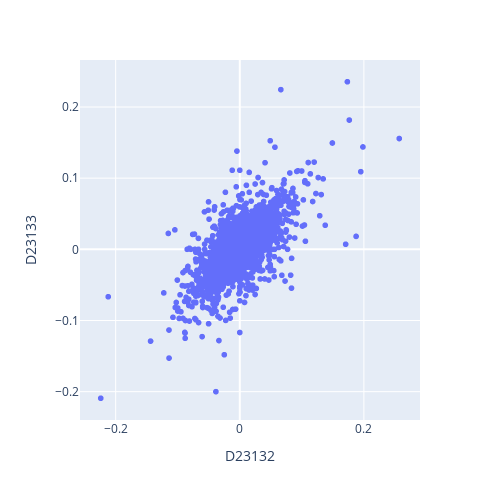

The cell this chart's notebook holds for it:
### Code cell
fig = px.scatter(rets.dropna(), x=ord_wkn, y=pref_wkn, width=500, height=500)
fig.show()

### Figure 1 — Plotly figure (JSON) as saved in the notebook; plotly's stock layout.template omitted (floating-point values rounded to 4 significant figures; data arrays with more than 128 entries replaced by an {"elided": "..."} marker saying what was removed)
{"data": [{"hovertemplate": "D23132=%{x}<br>D23133=%{y}<extra></extra>", "legendgroup": "", "marker": {"color": "#636efa", "symbol": "circle"}, "mode": "markers", "name": "", "showlegend": false, "type": "scattergl", "x": {"elided": "6026 float values"}, "xaxis": "x", "y": {"elided": "6026 float values"}, "yaxis": "y"}], "layout": {"height": 500, "legend": {"tracegroupgap": 0}, "margin": {"t": 60}, "width": 500, "xaxis": {"anchor": "y", "domain": [0, 1], "title": {"text": "D23132"}}, "yaxis": {"anchor": "x", "domain": [0, 1], "title": {"text": "D23133"}}}}
